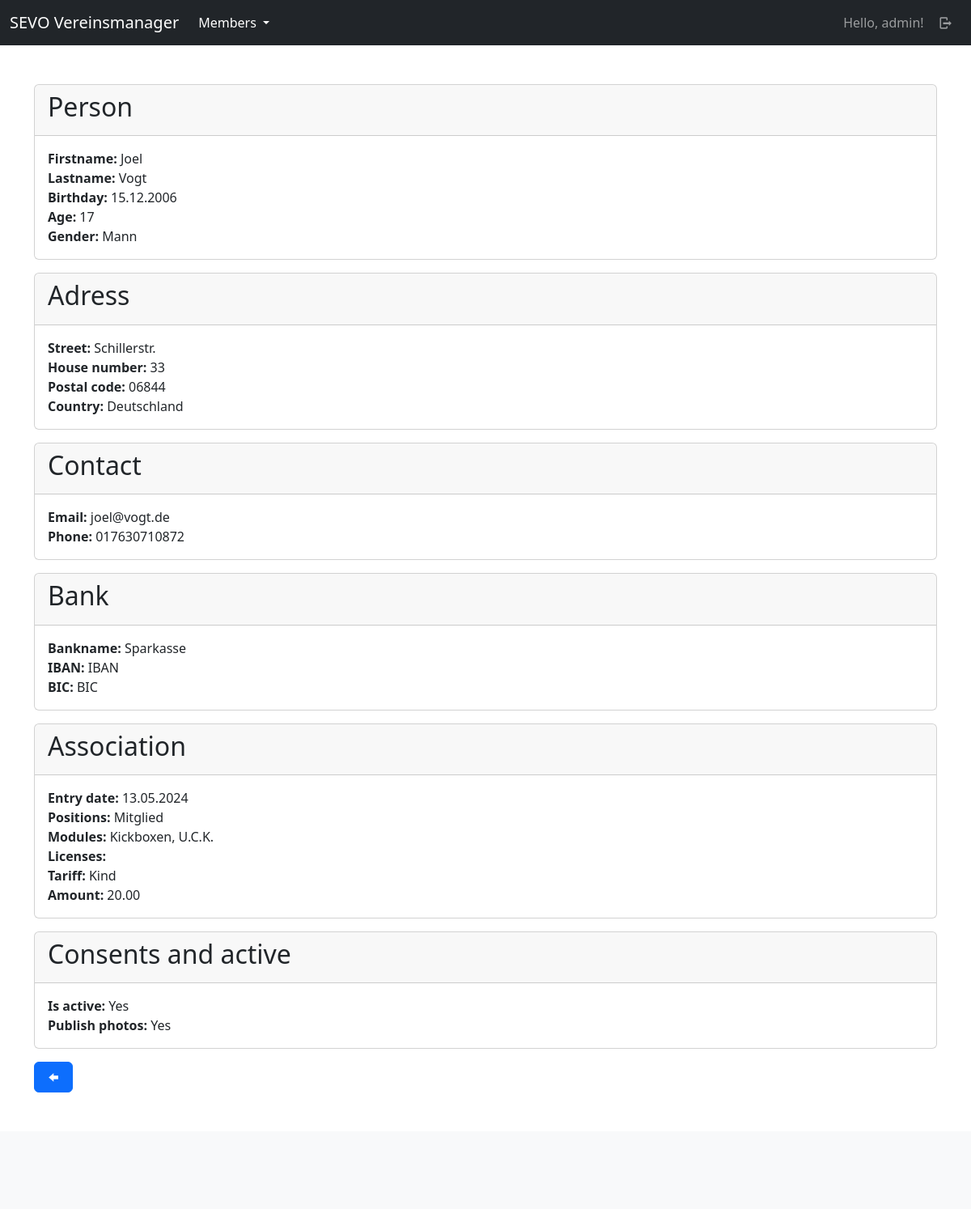
Page /mbrs/member/detail/3 (signed in) on the committed database.
### members/models.py (models this page shows, shortened)
class Member(models.Model):
    firstname = models.CharField(max_length=255)
    lastname = models.CharField(max_length=255)
    birthday = models.DateField()
    gender = models.ForeignKey(Gender, blank=True, null=True, on_delete=models.SET_NULL)
    street = models.CharField(max_length=255)
    house_number = models.CharField(max_length=50)
    postal_code = models.CharField(max_length=50)
    city = models.CharField(max_length=255)
    country = models.CharField(max_length=255)
    email = models.EmailField(blank=True)
    phone = models.CharField(max_length=50, blank=True)
    legal_representative = models.TextField(blank=True)
    bankname = models.CharField(max_length=255)
    iban = models.CharField(max_length=50)
    bic = models.CharField(max_length=50, blank=True)
    positions = models.ManyToManyField(Position, blank=True)
    modules = models.ManyToManyField(Module, blank=True)
    licenses = models.ManyToManyField(License, blank=True)
    tariff = models.ForeignKey(Tariff, blank=True, null=True, on_delete=models.SET_NULL)
    entry_date = models.DateField(null=True)
    chronic_diseases = models.TextField(null=True, blank=True)
    permanent_medication = models.TextField(null=True, blank=True)
    publish_fotos = models.BooleanField(default=False)
    is_active = models.BooleanField(default=True)
    created_at = models.DateTimeField(auto_now=True)
    updated_at = models.DateTimeField(auto_now_add=True)
    @admin.display(description="Fullname")
    def get_fullname(self):
        return f"{self.firstname} {self.lastname}"
    @admin.display(description="Age")
    def get_age(self):
        now = datetime.now()
        b_day = datetime.strptime(str(self.birthday), "%Y-%m-%d")
        delta = now - b_day
        return math.floor(delta.days / 365)
    @admin.display(description="Modules")
    def get_modules_str(self):
        modules = self.modules.all().order_by("title")
        modules_list = [module.title for module in modules]
        return ", ".join(modules_list)
    @admin.display(description="Positions")
    def get_positions_str(self):
        positions = self.positions.all().order_by("title")
        positions_list = [position.title for position in positions]
        return ", ".join(positions_list)
    @admin.display(description="Licenses")
    def get_licenses_str(self):
        licenses = self.licenses.all().order_by("title")
        licenses_list = [license.title for license in licenses]
        return ", ".join(licenses_list)
    class Meta:
        ordering = ["-updated_at"]

class Gender(models.Model):
    title = models.CharField(max_length=100, unique=True)
    created_at = models.DateTimeField(auto_now=True)
    updated_at = models.DateTimeField(auto_now_add=True)
    def __str__(self):
        return self.title
    class Meta:
        ordering = ["-updated_at"]

class Position(models.Model):
    title = models.CharField(max_length=100, unique=True)
    created_at = models.DateTimeField(auto_now=True)
    updated_at = models.DateTimeField(auto_now_add=True)
    class Meta:
        ordering = ["-updated_at"]

class Module(models.Model):
    title = models.CharField(max_length=255, unique=True)
    created_at = models.DateTimeField(auto_now=True)
    updated_at = models.DateTimeField(auto_now_add=True)
    class Meta:
        ordering = ["-updated_at"]

class Tariff(models.Model):
    title = models.CharField(max_length=255, unique=True)
    amount = models.DecimalField(decimal_places=2, max_digits=5)
    created_at = models.DateTimeField(auto_now=True)
    updated_at = models.DateTimeField(auto_now_add=True)
    class Meta:
        ordering = ["-updated_at"]

### members/views/members.py (the view)
# urls.py: path("member/detail/<int:id>", members.detail, name="members-member-detail"),
@login_required(login_url="sevo-auth-login")
def detail(request, id):
    member = get_object_or_404(models.Member, id=id)
    return render(request, "members/member/detail.html", {
        "title": _("Detail member"),
        "member": member
    })

### members/templates/members/member/detail.html (shortened to what this page needs)
{% extends "base_main.html" %}
{% load i18n %}
{% block main %}
    <div class="card mb-3">
        <div class="card-header">
            <h2>{% trans "Person" %}</h2>
        </div>
        <div class="card-body">
            <div>
                <strong>{% trans "Firstname" %}: </strong>
                {{ member.firstname }}
            </div>
            <div>
                <strong>{% trans "Lastname" %}: </strong>
                {{ member.lastname }}
            </div>
            <div>
                <strong>{% trans "Birthday" %}: </strong>
                {{ member.birthday|date:"d.m.Y" }}
            </div>
            <div>
                <strong>{% trans "Age" %}: </strong>
                {{ member.get_age }}
            </div>
            <div>
                <strong>{% trans "Gender" %}: </strong>
                {{ member.gender }}
            </div>
        </div>
    </div>
    <div class="card mb-3">
        <div class="card-header">
            <h2>{% trans "Adress" %}</h2>
        </div>
        <div class="card-body">
            <div>
                <strong>{% trans "Street" %}: </strong>
                {{ member.street }}
            </div>
            <div>
                <strong>{% trans "House number" %}: </strong>
                {{ member.house_number }}
            </div>
            <div>
                <strong>{% trans "Postal code" %}: </strong>
                {{ member.postal_code }}
            </div>
            <div>
                <strong>{% trans "Country" %}: </strong>
                {{ member.country }}
            </div>
        </div>
    </div>
    <div class="card mb-3">
        <div class="card-header">
            <h2>{% trans "Contact" %}</h2>
        </div>
        <div class="card-body">
            <div>
                <strong>{% trans "Email" %}: </strong>
                {{ member.email }}
            </div>
            <div>
                <strong>{% trans "Phone" %}: </strong>
                {{ member.phone }}
            </div>
        </div>
    </div>
    <div class="card mb-3">
        <div class="card-header">
            <h2>{% trans "Bank" %}</h2>
        </div>
        <div class="card-body">
            <div>
                <strong>{% trans "Bankname" %}: </strong>
                {{ member.bankname }}
            </div>
            <div>
                <strong>{% trans "IBAN" %}: </strong>
                {{ member.iban }}
            </div>
            <div>
                <strong>{% trans "BIC" %}: </strong>
                {{ member.bic }}
            </div>
        </div>
    </div>
    <div class="card mb-3">
        <div class="card-header">
            <h2>{% trans "Association" %}</h2>
        </div>
        <div class="card-body">
            <div>
                <strong>{% trans "Entry date" %}: </strong>
                {{ member.entry_date|date:"d.m.Y"}}
            </div>
            <div>
                <strong>{% trans "Positions" %}: </strong>
                {{ member.get_positions_str }}
            </div>
            <div>
                <strong>{% trans "Modules" %}: </strong>
                {{ member.get_modules_str }}
            </div>
            <div>
                <strong>{% trans "Licenses" %}: </strong>
            </div>
            <div>
                <strong>{% trans "Tariff" %}: </strong>
                {{ member.tariff.title }}
            </div>
            <div>
                <strong>{% trans "Amount" %}: </strong>
                {{ member.tariff.amount }}
            </div>
        </div>
    </div>
    <div class="card mb-3">
        <div class="card-header">
            <h2>{% trans "Consents and active" %}</h2>
        </div>
        <div class="card-body">
            <div>
                <strong>{% trans "Is active" %}: </strong>
                {% if member.is_active %}
                    {% trans "Yes" %}
                {% else %}
                    {% trans "No" %}
                {% endif %}
            </div>
            <div>
                <strong>{% trans "Publish photos" %}: </strong>
                {% if member.publish_fotos %}
                    {% trans "Yes" %}
                {% else %}
                    {% trans "No" %}
                {% endif %}
            </div>
        </div>
    </div>
    <div class="d-flex justify-content-start align-content-center">
        <button type="button" class="btn btn-primary back-link"><i class="demo-icon icon-left"></i></button>
    </div>
{%  endblock %}

### templates/partials/_navbar_drop_down.html (shortened to what this page needs)
{% load i18n %}
<nav class="navbar navbar-expand-lg navbar-dark bg-dark">
    <div class="container-fluid">
        <a class="navbar-brand" href="/">SEVO Vereinsmanager</a>
        <div class="collapse navbar-collapse" id="navbarContent">
            <ul class="navbar-nav me-auto mb-2 mb-lg-0">
                {% if user.is_authenticated %}
                <li class="nav-item dropdown">
                    <a class="nav-link dropdown-toggle {% if "mbrs" in request.path %} active{% endif %}"{% if "mbrs" in request.path %} aria-current="page"{% endif %} href="#" role="button" data-bs-toggle="dropdown" aria-expanded="false">
                      {% trans "Members" %}
                    </a>
                  </li>
                {% endif %}
            </ul>
            <ul class="navbar-nav mb-2 mb-lg-0">
                {% if user.is_authenticated %}
                    <li class="nav-item">
                        <a class="nav-link" href="{% url "sevo-auth-user-detail" %}">{% trans "Hello" %}, {{ user }}!</a>
                    </li>
                    <li class="nav-item">
                        <a class="nav-link" href="{% url "sevo-auth-logout" %}"><i class="demo-icon icon-logout"></i></a>
                    </li>
                {% else %}
                    <li class="nav-item">
                        <a class="nav-link {% if "login" in request.path %} active{% endif %}"{% if "members" in request.path %} aria-current="page"{% endif %} href="{% url "sevo-auth-login" %}"><i class="demo-icon icon-user"></i></a>
                    </li>
                {% endif %}
            </ul>
        </div>
    </div>
</nav>

### rows in the picture
Member: firstname "Joel", lastname "Vogt", birthday "15.12.2006", get_age "17", gender "Mann", street "Schillerstr.", house_number "33", postal_code "06844", country "Deutschland", email "joel@vogt.de", phone "017630710872", bankname "Sparkasse", iban "IBAN", bic "BIC", entry_date "13.05.2024", get_positions_str "Mitglied", get_modules_str "Kickboxen, U.C.K.", tariff "Kind", tariff.amount "20.00"

### other values in the picture
{{ user }} "admin"
